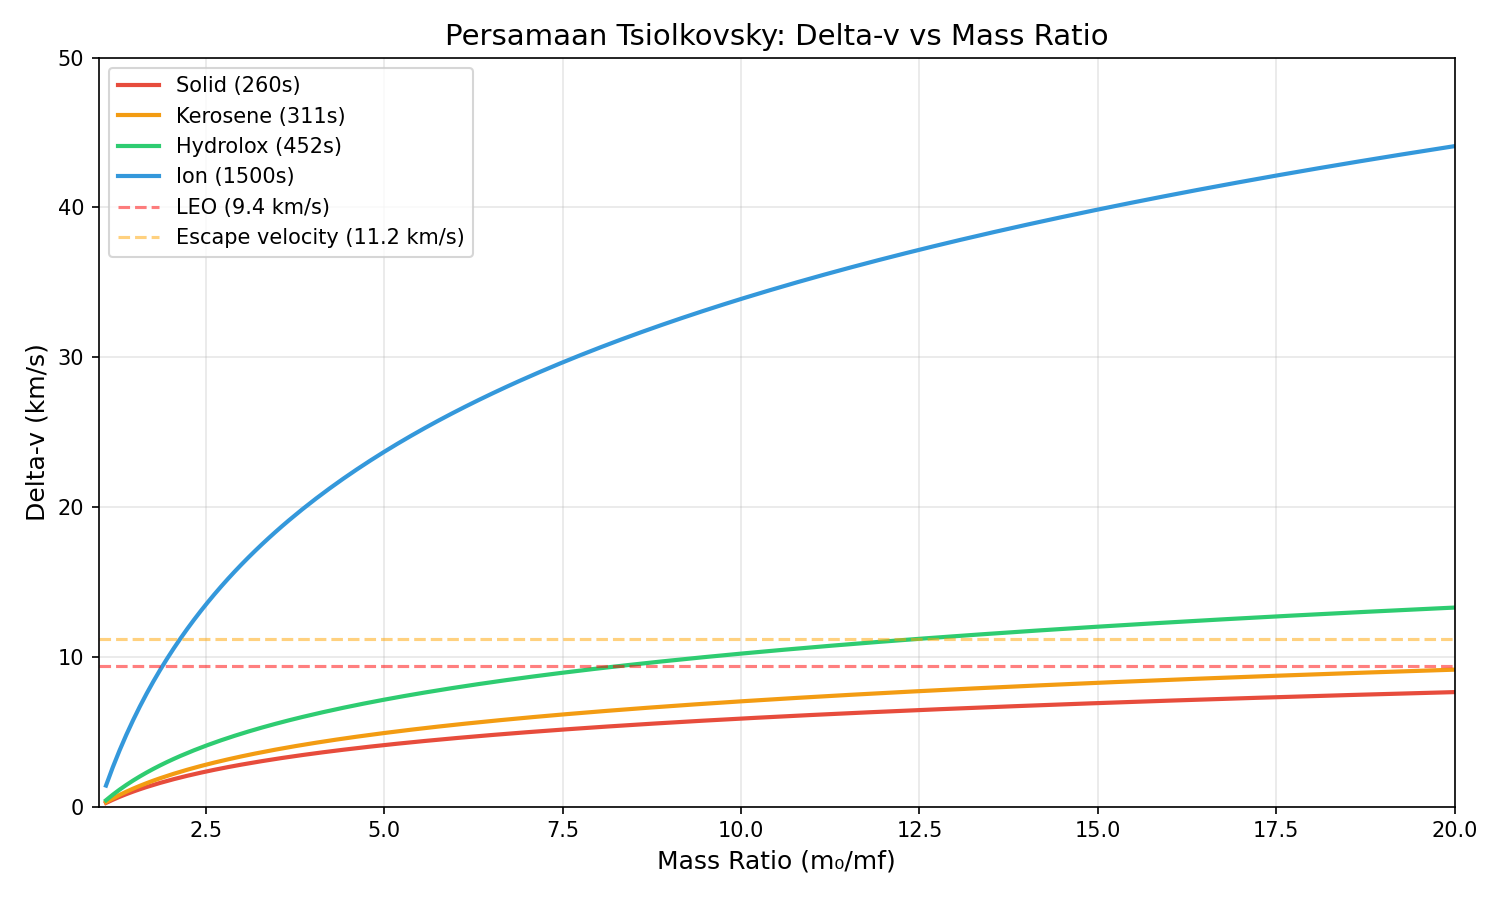

Source code (Python):
"""
01 - Persamaan Tsiolkovsky (Rocket Equation)
=============================================

Ini adalah persamaan PALING FUNDAMENTAL di rocket engineering.
Ditemukan oleh Konstantin Tsiolkovsky (1903), ilmuwan Rusia.

Persamaan:
    Δv = Isp × g₀ × ln(m₀ / mf)

Dimana:
    Δv  = perubahan kecepatan yang bisa dicapai roket (m/s)
    Isp = specific impulse, efisiensi mesin (detik)
    g₀  = gravitasi Bumi = 9.81 m/s²
    m₀  = massa awal (struktur + bahan bakar)
    mf  = massa akhir (struktur saja, bahan bakar habis)
    ln  = logaritma natural

Semakin banyak bahan bakar dan semakin efisien mesin → semakin besar Δv.

Tapi ada masalah: bahan bakar juga punya massa!
Ini disebut "tyranny of the rocket equation" — untuk membawa
lebih banyak bahan bakar, kamu butuh lebih banyak bahan bakar lagi
untuk membawa bahan bakar itu. 🤯
"""

import math
from pathlib import Path

# ============================================================
# KONSTANTA
# ============================================================
G0 = 9.81  # gravitasi Bumi (m/s²)

# ============================================================
# FUNGSI UTAMA
# ============================================================

def hitung_delta_v(isp: float, massa_awal: float, massa_akhir: float) -> float:
    """Hitung delta-v menggunakan persamaan Tsiolkovsky."""
    return isp * G0 * math.log(massa_awal / massa_akhir)


def hitung_mass_ratio(massa_awal: float, massa_akhir: float) -> float:
    """Hitung mass ratio (perbandingan massa awal vs akhir)."""
    return massa_awal / massa_akhir


# ============================================================
# CONTOH: Roket Sederhana
# ============================================================

def contoh_roket_sederhana():
    """Contoh dasar: satu roket dengan satu mesin."""

    print("=" * 60)
    print("🚀 CONTOH 1: Roket Sederhana")
    print("=" * 60)

    massa_struktur = 1000    # kg (badan roket, payload, dll)
    massa_bahan_bakar = 9000 # kg
    isp = 300                # detik (tipikal mesin kerosene/LOX)

    massa_awal = massa_struktur + massa_bahan_bakar
    massa_akhir = massa_struktur

    delta_v = hitung_delta_v(isp, massa_awal, massa_akhir)
    mass_ratio = hitung_mass_ratio(massa_awal, massa_akhir)

    print(f"\n  Massa struktur    : {massa_struktur:,.0f} kg")
    print(f"  Massa bahan bakar : {massa_bahan_bakar:,.0f} kg")
    print(f"  Massa total awal  : {massa_awal:,.0f} kg")
    print(f"  Specific Impulse  : {isp} s")
    print(f"\n  Mass Ratio        : {mass_ratio:.2f}")
    print(f"  Delta-v           : {delta_v:,.0f} m/s")
    print(f"                    = {delta_v / 1000:.2f} km/s")

    print(f"\n  📊 Untuk konteks:")
    print(f"     - Orbit rendah Bumi (LEO) butuh ~9,400 m/s")
    print(f"     - Roket ini bisa capai {delta_v:,.0f} m/s")
    if delta_v >= 9400:
        print(f"     - ✅ Cukup untuk mencapai orbit!")
    else:
        print(f"     - ❌ Belum cukup untuk orbit (kurang {9400 - delta_v:,.0f} m/s)")

    return delta_v


# ============================================================
# CONTOH: Bandingkan Mesin Berbeda
# ============================================================

def bandingkan_mesin():
    """Bandingkan berbagai jenis mesin roket."""

    print("\n" + "=" * 60)
    print("🔧 CONTOH 2: Bandingkan Jenis Mesin Roket")
    print("=" * 60)

    massa_awal = 10000  # kg
    massa_akhir = 1000  # kg

    mesin_list = [
        ("Solid Rocket (SRB)",         260),
        ("Kerosene/LOX (Merlin)",      311),
        ("Hydrolox (RS-25)",           452),
        ("Ion Thruster (Hall Effect)", 1500),
        ("VASIMR (plasma)",            5000),
    ]

    print(f"\n  Massa awal: {massa_awal:,} kg | Massa akhir: {massa_akhir:,} kg")
    print(f"  Mass ratio: {massa_awal / massa_akhir:.1f}\n")
    print(f"  {'Mesin':<32} {'Isp (s)':>8} {'Delta-v (m/s)':>14} {'Delta-v (km/s)':>15}")
    print(f"  {'-' * 72}")

    results = []
    for nama, isp in mesin_list:
        dv = hitung_delta_v(isp, massa_awal, massa_akhir)
        results.append((nama, isp, dv))
        print(f"  {nama:<32} {isp:>8} {dv:>14,.0f} {dv/1000:>15.2f}")

    print(f"\n  💡 Insight:")
    print(f"     - Ion thruster punya Isp tinggi (sangat efisien)")
    print(f"     - TAPI thrust-nya sangat kecil, jadi tidak bisa lepas landas")
    print(f"     - Untuk lepas landas dari Bumi, butuh thrust BESAR (solid/liquid)")
    print(f"     - Ion thruster cocok untuk perjalanan jauh di luar angkasa")

    return results


# ============================================================
# CONTOH: Tyranny of the Rocket Equation
# ============================================================

def tyranny_demo():
    """Demo kenapa menambah payload itu sangat 'mahal'."""

    print("\n" + "=" * 60)
    print("⚖️  CONTOH 3: Tyranny of the Rocket Equation")
    print("=" * 60)

    isp = 311  # Merlin engine
    target_dv = 9400  # m/s untuk LEO

    print(f"\n  Target: LEO ({target_dv:,} m/s) | Mesin: Merlin (Isp={isp}s)")
    print(f"\n  {'Payload (kg)':>14} {'Bahan Bakar (kg)':>18} {'Rasio BB:Payload':>18}")
    print(f"  {'-' * 54}")

    massa_struktur_ratio = 0.1  # 10% dari total massa adalah struktur

    for payload in [100, 500, 1000, 5000, 10000, 50000]:
        mass_ratio_needed = math.exp(target_dv / (isp * G0))
        massa_kering = payload / (1 - massa_struktur_ratio)
        massa_awal = massa_kering * mass_ratio_needed
        massa_bahan_bakar = massa_awal - massa_kering

        rasio = massa_bahan_bakar / payload
        print(f"  {payload:>14,} {massa_bahan_bakar:>18,.0f} {rasio:>18.1f}x")

    print(f"\n  💡 Insight:")
    print(f"     - Untuk setiap 1 kg payload, butuh ~{massa_bahan_bakar/payload:.0f}x kg bahan bakar!")
    print(f"     - Inilah kenapa biaya peluncuran sangat mahal")
    print(f"     - Dan kenapa SpaceX fokus pada reusable rockets")


# ============================================================
# VISUALISASI
# ============================================================

def buat_grafik():
    """Buat grafik delta-v vs mass ratio untuk berbagai Isp."""

    import matplotlib
    matplotlib.use('Agg')
    import matplotlib.pyplot as plt
    import numpy as np

    mass_ratios = np.linspace(1.1, 20, 200)
    isp_values = [260, 311, 452, 1500]
    labels = ["Solid (260s)", "Kerosene (311s)", "Hydrolox (452s)", "Ion (1500s)"]
    colors = ["#e74c3c", "#f39c12", "#2ecc71", "#3498db"]

    fig, ax = plt.subplots(figsize=(10, 6))

    for isp, label, color in zip(isp_values, labels, colors):
        dv = isp * G0 * np.log(mass_ratios)
        ax.plot(mass_ratios, dv / 1000, label=label, color=color, linewidth=2)

    ax.axhline(y=9.4, color='red', linestyle='--', alpha=0.5, label='LEO (9.4 km/s)')
    ax.axhline(y=11.2, color='orange', linestyle='--', alpha=0.5, label='Escape velocity (11.2 km/s)')

    ax.set_xlabel('Mass Ratio (m₀/mf)', fontsize=12)
    ax.set_ylabel('Delta-v (km/s)', fontsize=12)
    ax.set_title('Persamaan Tsiolkovsky: Delta-v vs Mass Ratio', fontsize=14)
    ax.legend(fontsize=10)
    ax.grid(True, alpha=0.3)
    ax.set_xlim(1, 20)
    ax.set_ylim(0, 50)

    plt.tight_layout()
    output = Path(__file__).with_suffix('.png')
    plt.savefig(output, dpi=150)
    plt.close(fig)
    print(f"\n  📈 Grafik disimpan: rocket-sim/01_tsiolkovsky.png")


# ============================================================
# MAIN
# ============================================================

if __name__ == "__main__":
    print("\n" + "🚀" * 30)
    print("  BELAJAR ROCKET ENGINEERING: Persamaan Tsiolkovsky")
    print("🚀" * 30)

    contoh_roket_sederhana()
    bandingkan_mesin()
    tyranny_demo()
    buat_grafik()

    print("\n" + "=" * 60)
    print("📚 RANGKUMAN")
    print("=" * 60)
    print("""
  1. Persamaan Tsiolkovsky: Δv = Isp × g₀ × ln(m₀/mf)
  2. Isp (specific impulse) = ukuran efisiensi mesin
  3. Mass ratio = perbandingan massa awal vs akhir
  4. Semakin besar mass ratio → semakin besar delta-v
  5. TAPI menambah bahan bakar juga menambah massa (tyranny!)

  ➡️  Lanjut ke 02_launch_sim.py untuk simulasi peluncuran!
""")
